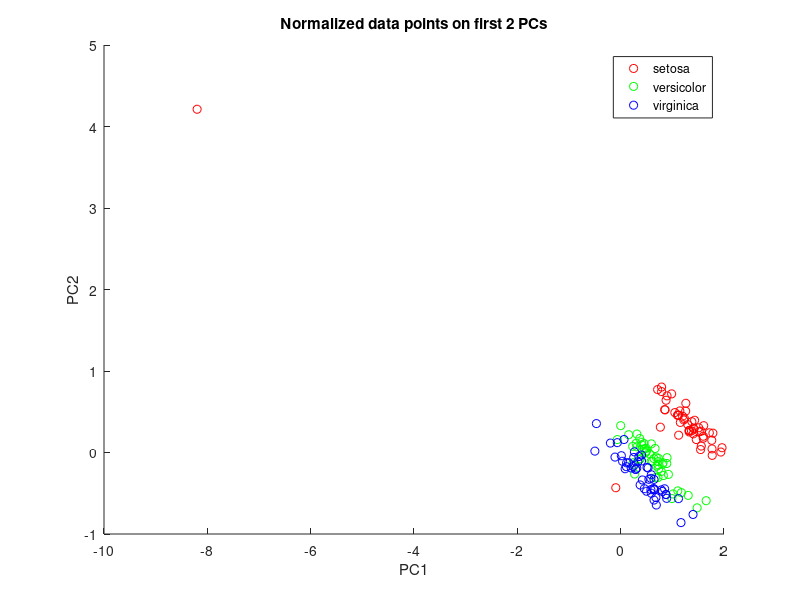

The MATLAB script that drew this image: (Note: this script raises an error after producing the figure.)
%a
load iris.mat;
N = normalize(Inputs);
[U,S,V] = svd(N);
totalvar = S(1,1)+S(2,2)+S(3,3)+S(4,4);
accumuvar = [S(1,1)/totalvar (S(1,1)+S(2,2))/totalvar (S(1,1)+S(2,2)+S(3,3))/totalvar 1];
new_S = S;
new_S(3,3) = 0;
new_S(4,4) = 0;
new_Inputs = U(1:2,:)*new_S*V;
figure
scatter(new_Inputs(1,1:50),new_Inputs(2,1:50),'r')
hold on
scatter(new_Inputs(1,51:100),new_Inputs(2,51:100),'g')
hold on
scatter(new_Inputs(1,101:150),new_Inputs(2,101:150),'b')
title('Normalized data points on first 2 PCs')
xlabel('PC1')
ylabel('PC2')
legend('setosa','versicolor','virginica')
%%
%b(1)
hw6_2(N)

%%
%b(2)
hw6_2(new_Inputs)

function hw6_2(N)
training_data = [N(:,1:30) N(:,51:80) N(:,101:130)];
training_label = [ones(1,30) ones(1,30)*2 ones(1,30)*3];
testing_data = [N(:,31:50) N(:,81:100) N(:,131:150)];
testing_label = [ones(1,20) ones(1,20)*2 ones(1,20)*3];
[v,d] = LDA(training_data,training_label);

new_d = [d(:,1) d(:,2)];

training_data_lda = training_data'*new_d;
testing_data_lda = testing_data'*new_d;
median_lda_y = [median(training_data_lda(1:30,2)) median(training_data_lda(31:60,2)) median(training_data_lda(61:90,2))];
classifier = [(median_lda_y(1)+median_lda_y(2))/2 (median_lda_y(2)+median_lda_y(3))/2];

subplot(121)
scatter(training_data_lda(1:30,1),training_data_lda(1:30,2),'r')
hold on
scatter(training_data_lda(31:60,1),training_data_lda(31:60,2),'g')
hold on
scatter(training_data_lda(61:90,1),training_data_lda(61:90,2),'b')
hold on
x = linspace(min(training_data_lda(:,1)*1.1),max(training_data_lda(:,1)*1.1));
plot(x,classifier(1)+x*0,'black')
hold on
plot(x,classifier(2)+x*0,'black')
title('Training via PCA & LDA')
xlabel('LD1')
ylabel('LD2')
legend('setosa','versicolor','virginica')

training_error=0;
for i=1:30
    if training_data_lda(i,2) < classifier(1)
        training_error = training_error + 1;
    end
    if training_data_lda(i+30,2) > classifier(1) || training_data_lda(i+30,2) < classifier(2)
        training_error = training_error + 1;
    end
    if training_data_lda(i+60,2) > classifier(2)
        training_error = training_error + 1;
    end
end

subplot(122)
scatter(testing_data_lda(1:20,1),testing_data_lda(1:20,2),'r')
hold on
scatter(testing_data_lda(21:40,1),testing_data_lda(21:40,2),'g')
hold on
scatter(testing_data_lda(41:60,1),testing_data_lda(41:60,2),'b')
hold on
plot(x,classifier(1)+x*0,'black')
hold on
plot(x,classifier(2)+x*0,'black')

testing_error=0;
for i=1:20
    if testing_data_lda(i,2) < classifier(1)
        testing_error = testing_error + 1;
    end
    if testing_data_lda(i+20,2) > classifier(1) || testing_data_lda(i+20,2) < classifier(2)
        testing_error = testing_error + 1;
    end
    if testing_data_lda(i+40,2) > classifier(2)
        testing_error = testing_error + 1;
    end
end
title('Testing via PCA & LDA')
xlabel('LD1')
ylabel('LD2')
legend('setosa','versicolor','virginica')
sprintf('The training error is %d, and the testing error is %d.',training_error,testing_error)
end
%%

function [v,d] = LDA(data,label)
x1=[];
x2=[];
x3=[];
count1=0;
count2=0;
count3=0;
for i=1:length(label)
    if label(i) == 1
        count1 = count1+1;
        x1(:,count1) = data(:,i);
    elseif label(i) == 2
        count2 = count2+1;
        x2(:,count2) = data(:,i);
    elseif label(i) ==3
        count3 = count3+1;
        x3(:,count3) =data(:,i);
    end
end
m1 = mean(x1(:,:),2);
m2 = mean(x2(:,:),2);
m3 = mean(x3(:,:),2);
moverall = mean(data,2);
S_w = (x1(:,:)-m1)*(x1(:,:)-m1)'+(x2(:,:)-m2)*(x2(:,:)-m2)'+(x3(:,:)-m3)*(x3(:,:)-m3)';
S_b = count1*(m1-moverall)*(m1-moverall)'+count2*(m2-moverall)*(m2-moverall)'+count3*(m3-moverall)*(m3-moverall)';
    
[v,d] = eig(inv(S_w)*S_b);

end